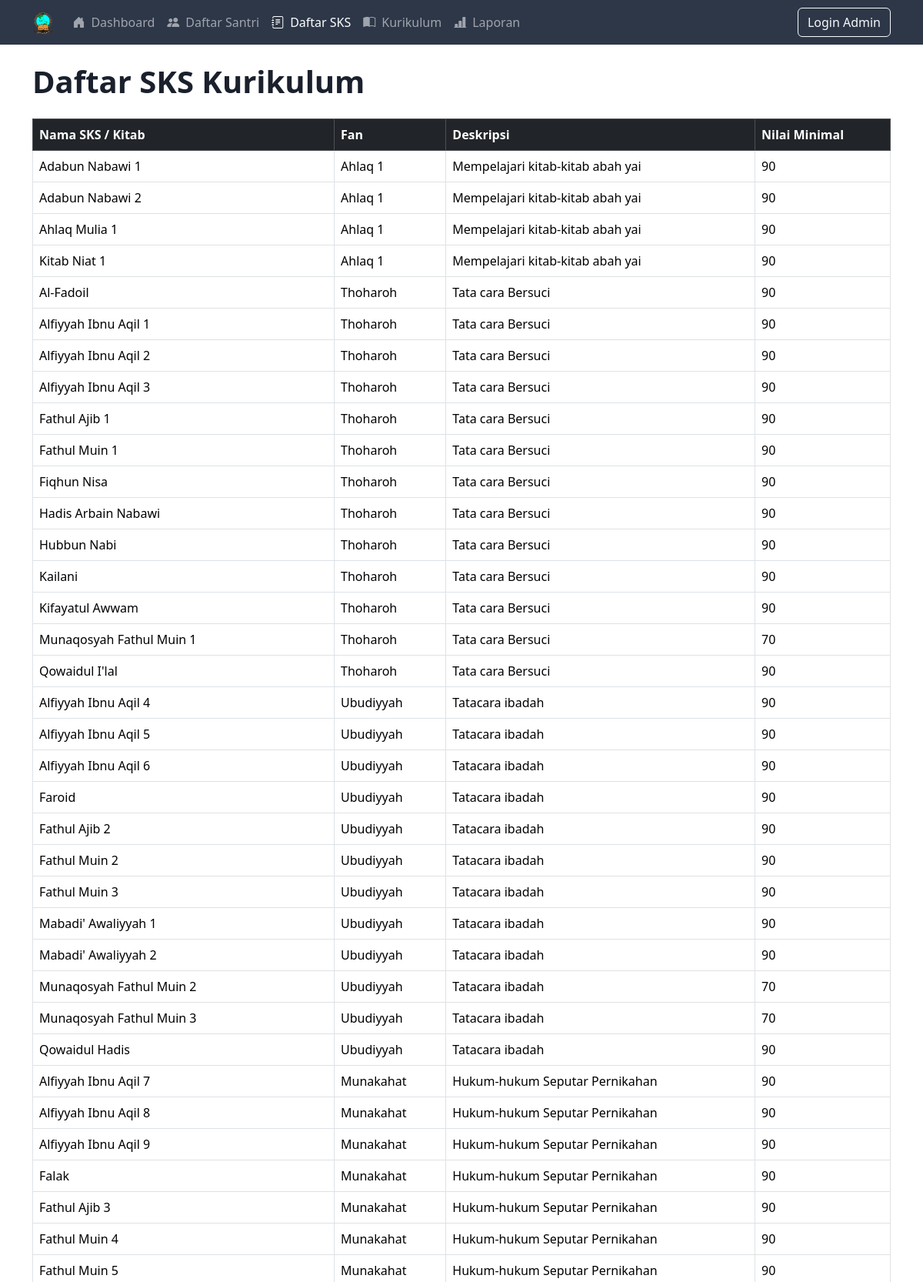
Screenshot of /santri/sks/ (upper part) with the database file from the repository.
### core/models.py (models this page shows, shortened)
class SKS(models.Model):
    nama_sks = models.CharField(max_length=200, unique=True, verbose_name="Nama SKS/Kitab")
    fan = models.ForeignKey(Fan, on_delete=models.CASCADE, related_name='sks_list')
    nilai_minimal = models.PositiveIntegerField(default=90, help_text="Nilai minimal untuk lulus SKS ini")
    class Meta:
        verbose_name = "SKS"
        verbose_name_plural = "SKS"

class Fan(models.Model):
    nama_fan = models.CharField(max_length=100, unique=True, verbose_name="Nama Fan")
    deskripsi = models.TextField(blank=True, null=True)
    urutan = models.IntegerField(default=0, help_text="Isi dengan angka untuk urutan, misal: 1, 2, 3...")
    target_durasi_hari = models.PositiveIntegerField(default=30, help_text="Target penyelesaian dalam HARI, misal: 1 bulan = 30 hari")

### core/views.py (the view)
# urls.py: path('sks/', views.daftar_sks_view, name='daftar_sks'),
def daftar_sks_view(request):
    semua_sks = SKS.objects.select_related('fan').order_by('fan__urutan', 'nama_sks')
    konteks = { 'page_title': 'Daftar SKS Kurikulum', 'semua_sks': semua_sks }
    return render(request, 'core/daftar_sks.html', konteks)

### core/templates/core/daftar_sks.html (shortened to what this page needs)
{% extends 'core/base.html' %}
{% block content %}
    <h1 class="mb-4">{{ page_title }}</h1>
    <table class="table table-bordered table-hover">
        <thead class="table-dark">
            <tr>
                <th>Nama SKS / Kitab</th>
                <th>Fan</th>
                <th>Deskripsi</th>
                <th>Nilai Minimal</th>
            </tr>
        </thead>
        <tbody>
            {% for sks in semua_sks %}
            <tr>
                <td>{{ sks.nama_sks }}</td>
                <td>{{ sks.fan.nama_fan }}</td>
                <td>{{ sks.fan.deskripsi|default:"-" }}</td>
                <td>{{ sks.nilai_minimal }}</td>
            </tr>
            {% endfor %}
        </tbody>
    </table>
{% endblock %}

### core/static/core/css/custom.css (style rules this page uses)
h1 { font-family: 'Segoe UI', Tahoma, Geneva, Verdana, sans-serif; color: #1a202c; font-weight: 700; }

### rows the page displays
SKS: nama_sks "Adabun Nabawi 1", fan.nama_fan "Ahlaq 1", fan.deskripsi "Mempelajari kitab-kitab abah yai", nilai_minimal "90"
SKS: nama_sks "Adabun Nabawi 2", fan.nama_fan "Ahlaq 1", fan.deskripsi "Mempelajari kitab-kitab abah yai", nilai_minimal "90"
SKS: nama_sks "Ahlaq Mulia 1", fan.nama_fan "Ahlaq 1", fan.deskripsi "Mempelajari kitab-kitab abah yai", nilai_minimal "90"
SKS: nama_sks "Kitab Niat 1", fan.nama_fan "Ahlaq 1", fan.deskripsi "Mempelajari kitab-kitab abah yai", nilai_minimal "90"
SKS: nama_sks "Al-Fadoil", fan.nama_fan "Thoharoh", fan.deskripsi "Tata cara Bersuci", nilai_minimal "90"
SKS: nama_sks "Alfiyyah Ibnu Aqil 1", fan.nama_fan "Thoharoh", fan.deskripsi "Tata cara Bersuci", nilai_minimal "90"
SKS: nama_sks "Alfiyyah Ibnu Aqil 2", fan.nama_fan "Thoharoh", fan.deskripsi "Tata cara Bersuci", nilai_minimal "90"
SKS: nama_sks "Alfiyyah Ibnu Aqil 3", fan.nama_fan "Thoharoh", fan.deskripsi "Tata cara Bersuci", nilai_minimal "90"
SKS: nama_sks "Fathul Ajib 1", fan.nama_fan "Thoharoh", fan.deskripsi "Tata cara Bersuci", nilai_minimal "90"
SKS: nama_sks "Fathul Muin 1", fan.nama_fan "Thoharoh", fan.deskripsi "Tata cara Bersuci", nilai_minimal "90"
SKS: nama_sks "Fiqhun Nisa", fan.nama_fan "Thoharoh", fan.deskripsi "Tata cara Bersuci", nilai_minimal "90"
SKS: nama_sks "Hadis Arbain Nabawi", fan.nama_fan "Thoharoh", fan.deskripsi "Tata cara Bersuci", nilai_minimal "90"
SKS: nama_sks "Hubbun Nabi", fan.nama_fan "Thoharoh", fan.deskripsi "Tata cara Bersuci", nilai_minimal "90"
SKS: nama_sks "Kailani", fan.nama_fan "Thoharoh", fan.deskripsi "Tata cara Bersuci", nilai_minimal "90"
SKS: nama_sks "Kifayatul Awwam", fan.nama_fan "Thoharoh", fan.deskripsi "Tata cara Bersuci", nilai_minimal "90"
SKS: nama_sks "Munaqosyah Fathul Muin 1", fan.nama_fan "Thoharoh", fan.deskripsi "Tata cara Bersuci", nilai_minimal "70"
SKS: nama_sks "Qowaidul I'lal", fan.nama_fan "Thoharoh", fan.deskripsi "Tata cara Bersuci", nilai_minimal "90"
SKS: nama_sks "Alfiyyah Ibnu Aqil 4", fan.nama_fan "Ubudiyyah", fan.deskripsi "Tatacara ibadah", nilai_minimal "90"
SKS: nama_sks "Alfiyyah Ibnu Aqil 5", fan.nama_fan "Ubudiyyah", fan.deskripsi "Tatacara ibadah", nilai_minimal "90"
SKS: nama_sks "Alfiyyah Ibnu Aqil 6", fan.nama_fan "Ubudiyyah", fan.deskripsi "Tatacara ibadah", nilai_minimal "90"
SKS: nama_sks "Faroid", fan.nama_fan "Ubudiyyah", fan.deskripsi "Tatacara ibadah", nilai_minimal "90"
SKS: nama_sks "Fathul Ajib 2", fan.nama_fan "Ubudiyyah", fan.deskripsi "Tatacara ibadah", nilai_minimal "90"
SKS: nama_sks "Fathul Muin 2", fan.nama_fan "Ubudiyyah", fan.deskripsi "Tatacara ibadah", nilai_minimal "90"
SKS: nama_sks "Fathul Muin 3", fan.nama_fan "Ubudiyyah", fan.deskripsi "Tatacara ibadah", nilai_minimal "90"
SKS: nama_sks "Mabadi' Awaliyyah 1", fan.nama_fan "Ubudiyyah", fan.deskripsi "Tatacara ibadah", nilai_minimal "90"
SKS: nama_sks "Mabadi' Awaliyyah 2", fan.nama_fan "Ubudiyyah", fan.deskripsi "Tatacara ibadah", nilai_minimal "90"
SKS: nama_sks "Munaqosyah Fathul Muin 2", fan.nama_fan "Ubudiyyah", fan.deskripsi "Tatacara ibadah", nilai_minimal "70"
SKS: nama_sks "Munaqosyah Fathul Muin 3", fan.nama_fan "Ubudiyyah", fan.deskripsi "Tatacara ibadah", nilai_minimal "70"
SKS: nama_sks "Qowaidul Hadis", fan.nama_fan "Ubudiyyah", fan.deskripsi "Tatacara ibadah", nilai_minimal "90"
SKS: nama_sks "Alfiyyah Ibnu Aqil 7", fan.nama_fan "Munakahat", fan.deskripsi "Hukum-hukum Seputar Pernikahan", nilai_minimal "90"
SKS: nama_sks "Alfiyyah Ibnu Aqil 8", fan.nama_fan "Munakahat", fan.deskripsi "Hukum-hukum Seputar Pernikahan", nilai_minimal "90"
SKS: nama_sks "Alfiyyah Ibnu Aqil 9", fan.nama_fan "Munakahat", fan.deskripsi "Hukum-hukum Seputar Pernikahan", nilai_minimal "90"
SKS: nama_sks "Falak", fan.nama_fan "Munakahat", fan.deskripsi "Hukum-hukum Seputar Pernikahan", nilai_minimal "90"
SKS: nama_sks "Fathul Ajib 3", fan.nama_fan "Munakahat", fan.deskripsi "Hukum-hukum Seputar Pernikahan", nilai_minimal "90"
SKS: nama_sks "Fathul Muin 4", fan.nama_fan "Munakahat", fan.deskripsi "Hukum-hukum Seputar Pernikahan", nilai_minimal "90"
SKS: nama_sks "Fathul Muin 5", fan.nama_fan "Munakahat", fan.deskripsi "Hukum-hukum Seputar Pernikahan", nilai_minimal "90"

### other values shown
{{ page_title }} "Daftar SKS Kurikulum"
